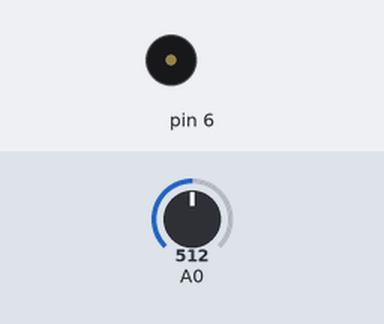
The sketch below on a simulated Arduino Uno, built with avr-gcc and run on an emulated ATmega328P. Parts: buzzer (waves = sounding). Inputs (shaded band) come from the test bench; at power-on: A0 = 512. What the sketch prints to the serial monitor is not drawn.

Above: at 0.35 s.
Timing chart, 0 to 3.0 s (numbered marks = the images above):
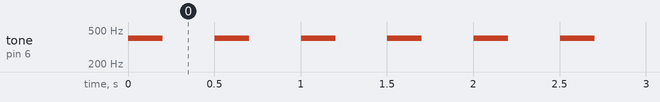

The sketch:

spect1.ino
```cpp
void setup() {
  // put your setup code here, to run once:
  pinMode(A0, INPUT);
  Serial.begin(9600);
  pinMode(6, OUTPUT);
}

void loop()
{
  int volt;
  volt = map(analogRead(A0),0,1023,0,5000);
  Serial.print((21.61/(volt-0.1696))*1000);
  Serial.println(" cm");
  tone(6,400);
  delay(200);
  noTone(6);
  delay(300);
}
```

Measured:
- by itself, tone on pin 6: alternates 400 Hz for 0.20 s and silent for 0.30 s
